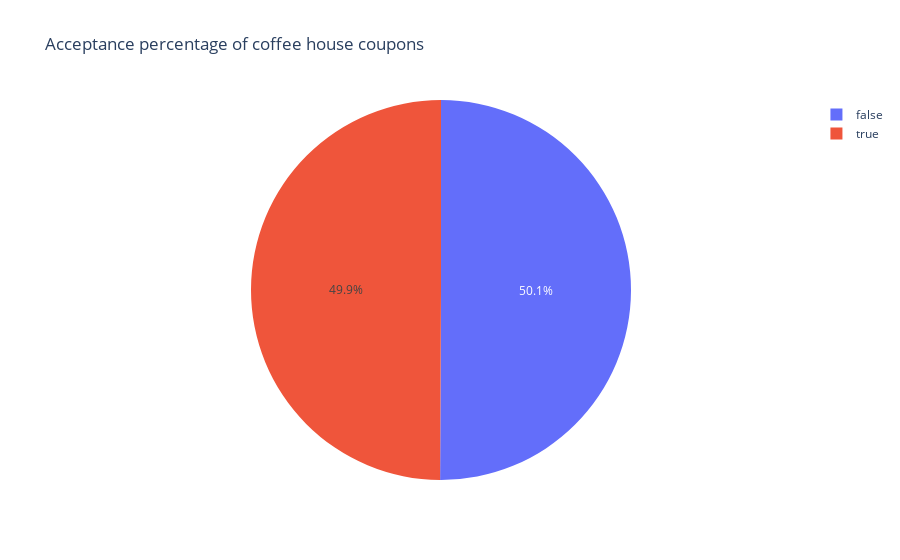

The cell this chart's notebook holds for it:
### Code cell
px.pie(data_coffee_house_coupons['Y'] == 1, names = "Y", 
       title='Acceptance percentage of coffee house coupons')

### Figure 1 — Plotly figure (JSON) as saved in the notebook; plotly's stock layout.template omitted (floating-point values rounded to 4 significant figures; data arrays with more than 128 entries replaced by an {"elided": "..."} marker saying what was removed)
{"data": [{"domain": {"x": [0, 1], "y": [0, 1]}, "hovertemplate": "Y=%{label}<extra></extra>", "labels": {"elided": "3996 bool values"}, "legendgroup": "", "name": "", "showlegend": true, "type": "pie"}], "layout": {"legend": {"tracegroupgap": 0}, "title": {"text": "Acceptance percentage of coffee house coupons"}}}
